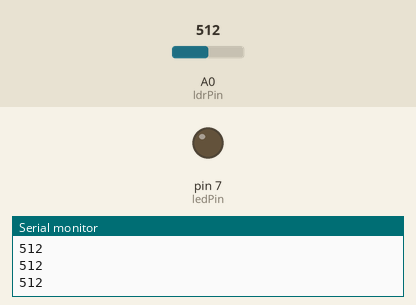
This sketch was run on a simulated Arduino Uno, built with avr-gcc and run on an emulated ATmega328P. Parts: output pins drawn as LEDs (lit = HIGH), the last lines printed to the serial monitor. The inputs (shaded band) are chosen by the test bench; at power-on: A0 (ldrPin) = 512.

Above: at 1.2 s.
1.3 s: A0 (ldrPin) set to 490
At 1.8 s:
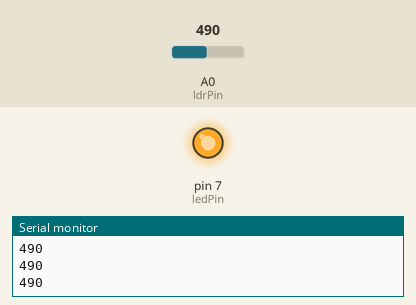
2.8 s: A0 (ldrPin) set to 510
At 3.1 s:
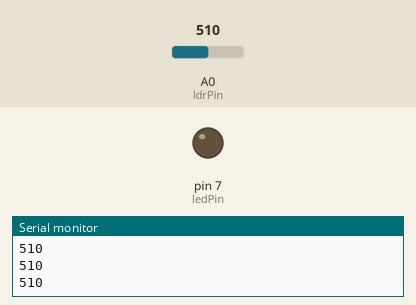
4.3 s: A0 (ldrPin) set to 306
At 5.6 s:
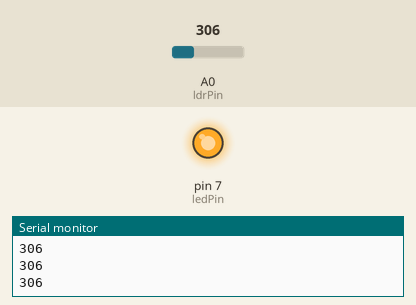
Timing chart, 0 to 7.3 s (numbered marks = the images above; inputs shaded):
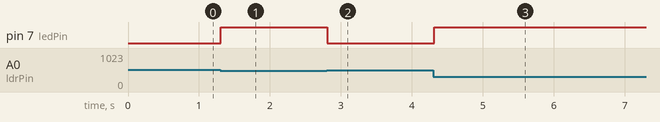

Measured:
- the behaviour switches between 500 and 499 on A0 (ldrPin) (found by bisection; images 0 and 1)
- after the input at 1.3 s, pin 7 (ledPin): LOW → HIGH at once
- after the input at 2.8 s, pin 7 (ledPin): HIGH → LOW at once
- after the input at 4.3 s, pin 7 (ledPin): LOW → HIGH at once

The sketch:

ldrcode.ino
```cpp
const int ldrPin = A0;  // LDR connected to analog pin A0
const int ledPin = 7;  // LED connected to digital pin 7
int ldrValue = 0;      // Variable to store the LDR value
int threshold = 500;   // Threshold value for light level

void setup() {
  pinMode(ledPin, OUTPUT);  // Set the LED pin as output
  Serial.begin(9600);       // Start serial communication for debugging
}

void loop() {
  ldrValue = analogRead(ldrPin);  // Read the LDR value
  Serial.println(ldrValue);       // Print the LDR value to the Serial Monitor

  if (ldrValue < threshold) {
    digitalWrite(ledPin, HIGH);  // Turn on the LED if light level is below threshold
  } else {
    digitalWrite(ledPin, LOW);   // Turn off the LED if light level is above threshold
  }

  delay(100);  // Small delay for stability
}
```
